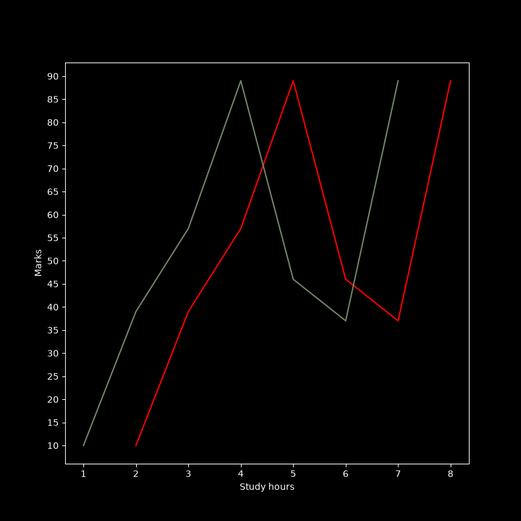
#> input picture Matplotlib/Charts/Line Chart.png, 521 x 521 px, shrunk from 800 x 800 before the run, found by its file name
$ python Images.Py
#> lines starting #> are read from the running program, lines starting #| are printed output that depends on the picture
# Image using matplotlib in python

# Import the matplotlib for image
import matplotlib.image as mpimg
import matplotlib.pyplot as plt

# Reading the image
img = mpimg.imread('C:/Users/HP/Downloads/UpGrad Python Practice/Matplotlib/Charts/Line Chart.png')
#> img is the input picture: shape (521, 521, 4) float32; mean R, G, B, A 0.0146, 0.0101, 0.00959, 1
plt.imshow(img)
plt.show()


# Displaying multiple images in one single plot

# Images set used for the ploting dashboard
img1=mpimg.imread('C:/Users/HP/Downloads/UpGrad Python Practice/Matplotlib/Charts/Pie Chart.png')
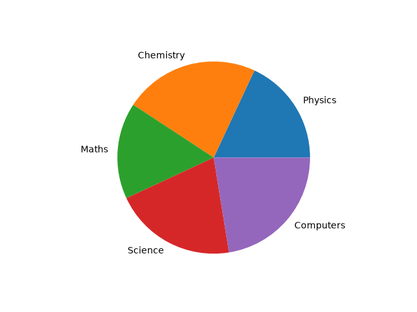
#> input picture Matplotlib/Charts/Pie Chart.png, 417 x 312 px, shrunk from 640 x 480 before the run, found by its file name
#> img1 is the input picture: shape (312, 417, 4) float32; mean R, G, B, A 0.903, 0.868, 0.856, 1
img2=mpimg.imread('C:/Users/HP/Downloads/UpGrad Python Practice/Matplotlib/Charts/Horizontal bar graph.png')
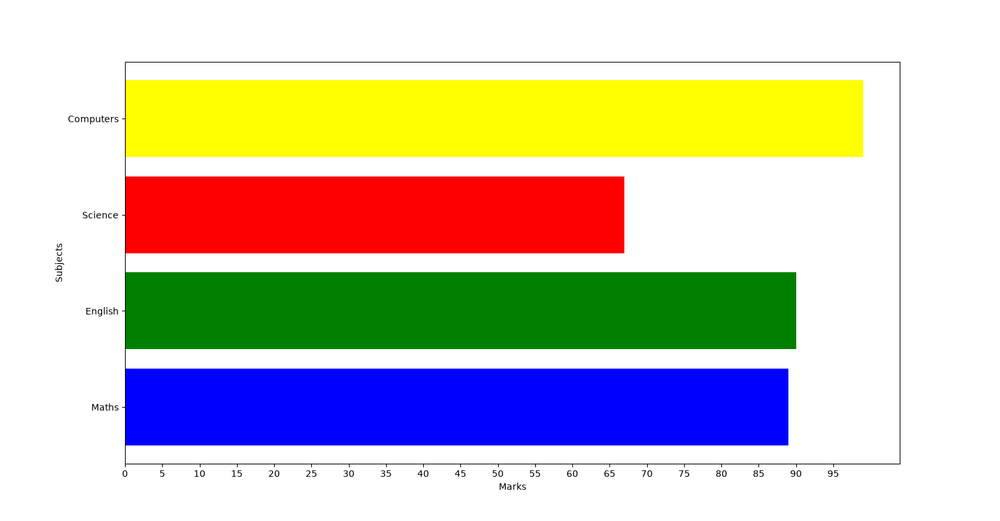
#> input picture Matplotlib/Charts/Horizontal bar graph.png, 1000 x 521 px, shrunk from 1536 x 800 before the run, found by its file name
#> img2 is the input picture: shape (521, 1000, 4) float32; mean R, G, B, A 0.798, 0.773, 0.713, 1
img3=mpimg.imread('C:/Users/HP/Downloads/UpGrad Python Practice/Matplotlib/Charts/Scatter Chart.png')
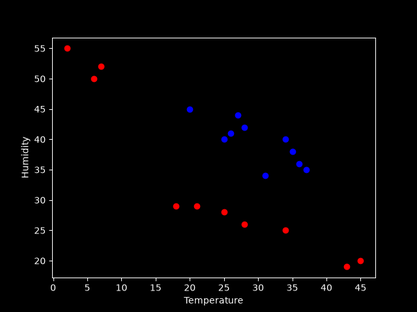
#> input picture Matplotlib/Charts/Scatter Chart.png, 417 x 312 px, shrunk from 640 x 480 before the run, found by its file name
#> img3 is the input picture: shape (312, 417, 4) float32; mean R, G, B, A 0.0146, 0.0121, 0.0146, 1

# Ploting the dashboard
plt.figure()
plt.subplot(2,2,1)
plt.imshow(img)

plt.subplot(2,2,2)
plt.imshow(img1)

plt.subplot(2,2,3)
plt.imshow(img2)

plt.subplot(2,2,4)
plt.imshow(img3)

plt.show()
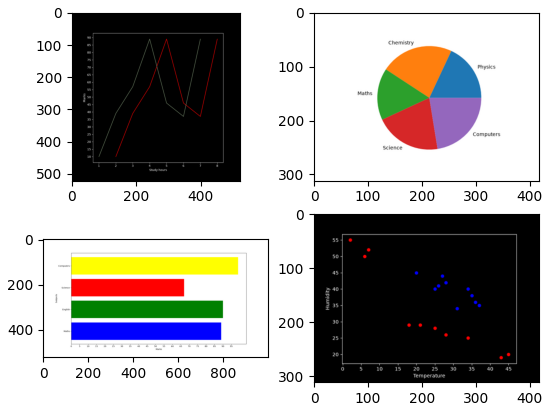
#> figure drawn by matplotlib, 4 panels

# Colorbar which mentions the colors that image is using
plt.imshow(img,aspect=1.5)
plt.colorbar()
plt.show()
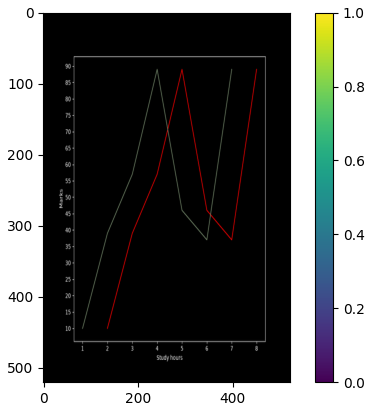
#> figure drawn by matplotlib, 2 panels

# To change the colorbar into black and white
plt.imshow(img,cmap='gray')
plt.colorbar()
plt.show()
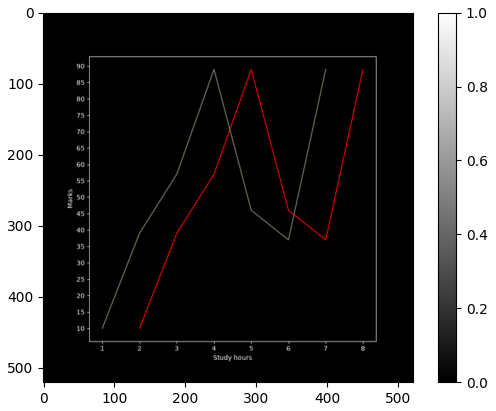
#> figure drawn by matplotlib, 2 panels
